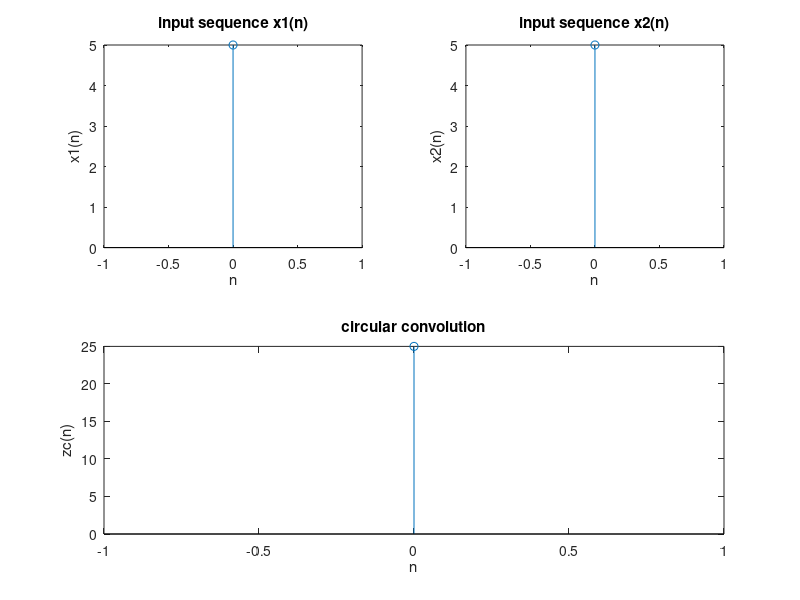

Recreate this plot in MATLAB.
clc; close all; clear all;
x1=input('enter the first sequence');
x2=input('enter the second sequence');
N=max(length(x1), length(x2))
X1K=fft(x1,N)
X2K=fft(x2,N)
ZK=X1K.*X2K
zc=ifft(ZK)
figure(1);
n1=0:length(x1)-1;subplot(2,2,1);stem(n1,x1);
xlabel('n');ylabel('x1(n)');title('input sequence x1(n)');

n2=0:length(x2)-1;subplot(2,2,2);stem(n2,x2);
xlabel('n');ylabel('x2(n)');title('input sequence x2(n)');

%plot output sequence
n3=0:N-1;
subplot(2,1,2), stem(n3,abs(zc));
xlabel('n'); ylabel('zc(n)'); title('circular convolution');
